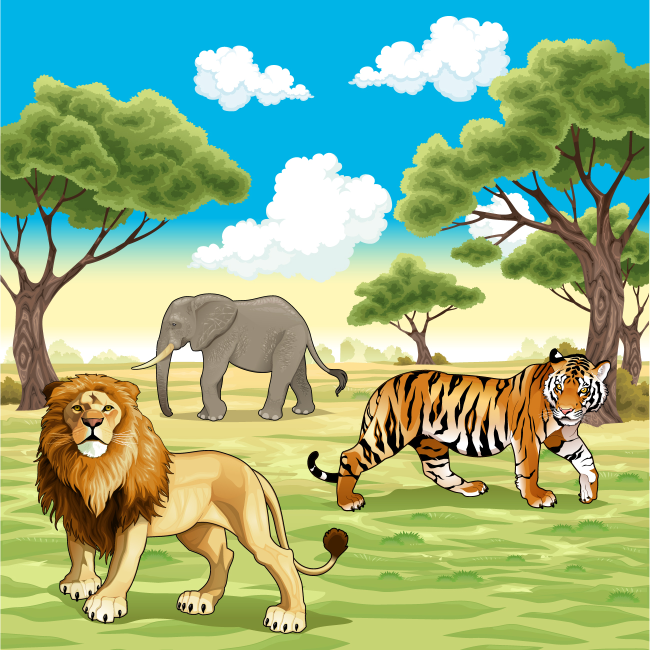
#> input picture Data/animal.jpg, 1300 x 1300 px (shown at 1/2 size)
$ jupyter execute 'ImageProcessingAnd Augmentation.ipynb'
#> lines starting #> are read from the running program, lines starting #| are printed output that depends on the picture
# Image Processing and Augmentation

[cell 1]
import numpy as np
import cv2 as cv

[cell 2]
# Reading image
img = cv.imread("Data/animal.jpg")
#> img is the input picture: shape (1300, 1300, 3); mean B, G, R 134.5, 178.4, 147
# img = cv.imread("Data/animal.jpg", cv.IMREAD_GRAYSCALE)   # to make it greyscale

[cell 3]
type(img)

[cell 4]
img

# Image Show

[cell 5]
cv.imshow("Orignal Image", img)
cv.waitKey(0)       # waitkey is so that loaded image stays on screen
cv.destroyAllWindows()          # we have to close this image or program will not go forward

# Image Resize

[cell 6]
re_img = cv.resize(img,(600,600))

[cell 7]
cv.imshow("Resized Image", re_img)
cv.waitKey(0)       # waitkey is so that loaded image stays on screen
cv.destroyAllWindows()          # we have to close this image or program will not go forward

# Image Color Channel

Red

[cell 8]
red = re_img.copy()

[cell 9]
# we will have to unblock some property of the image only then we can see the 3 below
# the 3rd dimmension below is the color channel

red.shape
#> Out = (600, 600, 3)

[cell 10]
red[:,:,[0,1]]=0

[cell 11]
cv.imshow("Red Image", red)
cv.waitKey(0)
cv.destroyAllWindows()

Green

[cell 12]
green = re_img.copy()
green[:,:,[0,2]]=0

[cell 13]
cv.imshow("Green Image", green)
cv.waitKey(0)
cv.destroyAllWindows()

Blue

[cell 14]
blue = re_img.copy()
blue[:,:,[1,2]]=0

[cell 15]
cv.imshow("Blue Image", blue)
cv.waitKey(0)
cv.destroyAllWindows()

Adding All Colors

[cell 16]
cv.imshow("Addition of all color", blue+green+red)

Image to Greyscale

[cell 17]
gray_img = cv.cvtColor(re_img, cv.COLOR_BGR2GRAY)
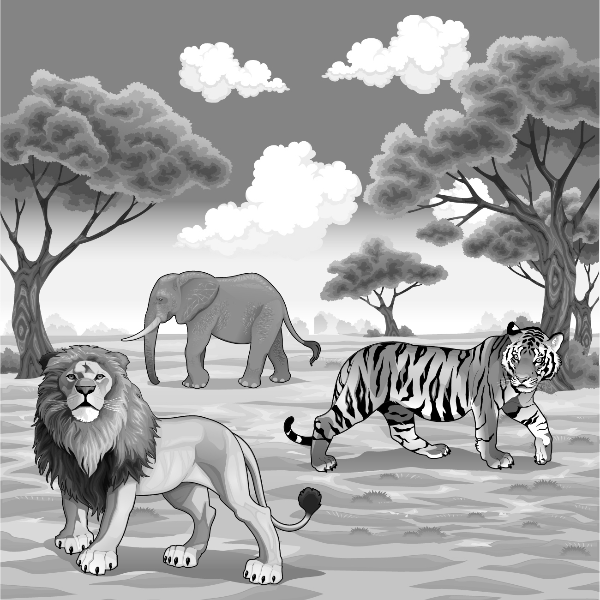
#> gray_img: shape (600, 600); min 0, max 255, mean 164

[cell 18]
cv.imshow("Gray Image", gray_img)
cv.waitKey(0)
cv.destroyAllWindows()

# All Colors Added Togather

[cell 19]
cv.imwrite(r"C:\Users\Soft\Desktop\Py\AI 1195\Augmented Images\R_G_B_Addition.jpg", (blue + green + red))
cv.imshow("Addition of all Color Channel", (blue + green + red))
cv.waitKey(0)
cv.destroyAllWindows()

# Adding Blur to image

[cell 20]
blur_img1 = cv.GaussianBlur(re_img,(3,3),2)
blur_img2 = cv.GaussianBlur(re_img,(5,5),6)

[cell 21]
two_img = np.hstack((blur_img1, blur_img2))
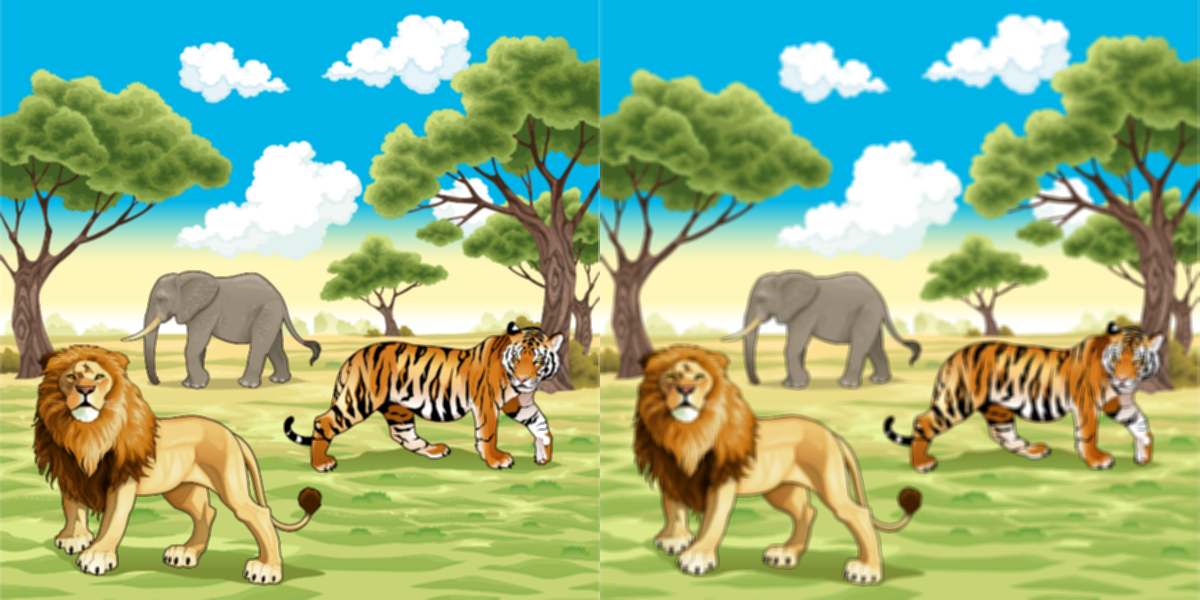
#> two_img: shape (600, 1200, 3); mean B, G, R 134.4, 178.3, 146.9

[cell 22]
cv.imshow("Blur Image",two_img)
cv.waitKey(0)
cv.destroyAllWindows()

# Edge Detection in image
edge detection cannonly be done in grayscale

[cell 23]
edges1 = cv.Canny(gray_img,100,200)
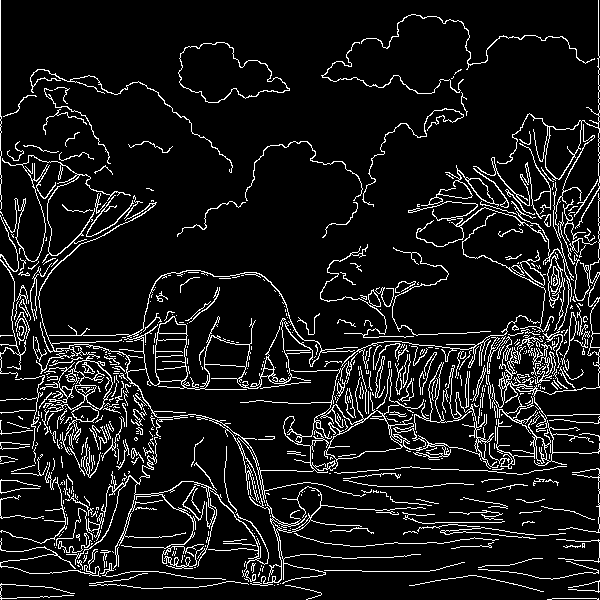
#> edges1: shape (600, 600); 9.3% white in thin lines or dots
edges2 = cv.Canny(gray_img,150,200)
#> edges2: shape (600, 600); 7.4% white in thin lines or dots

[cell 24]
two_edges = np.hstack((edges1, edges2))
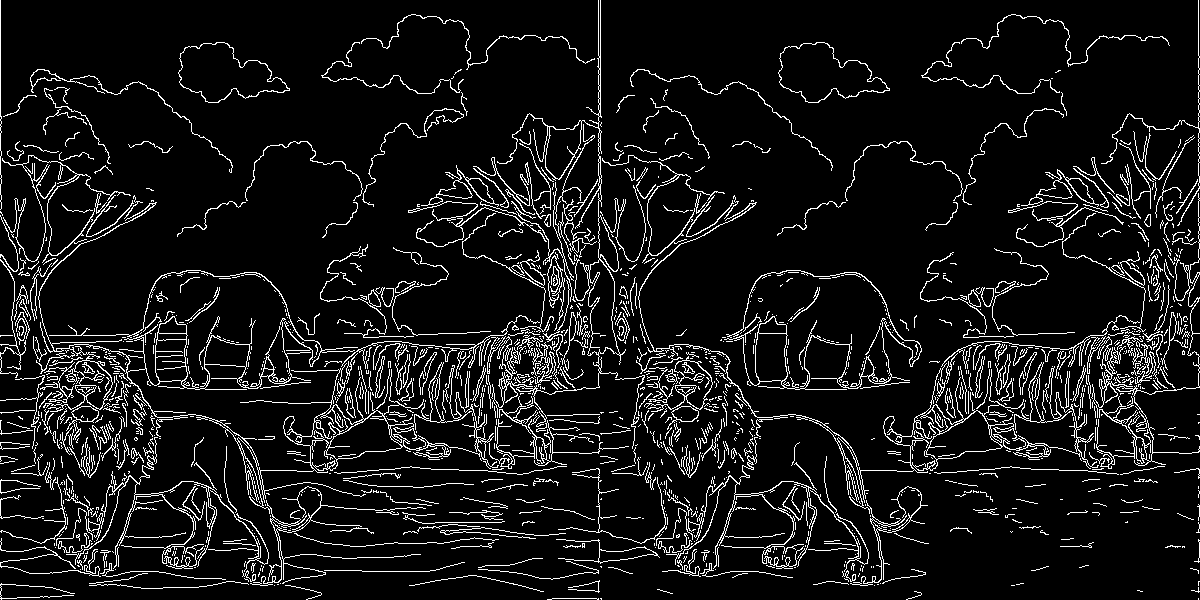
#> two_edges: shape (600, 1200); 8.4% white in thin lines or dots

[cell 25]
cv.imshow("Edge of Image",two_edges)
cv.waitKey(0)
cv.destroyAllWindows()

# Image Rotation

[cell 26]
angle = 45
rows, cols = re_img.shape[:2]
#> rows = 600; cols = 600
center = (cols//2,rows//2)
#> center = (300, 300)

[cell 27]
center
#> Out = (300, 300)

[cell 28]
rotate_mat = cv.getRotationMatrix2D(center, angle, scale=1.0)

[cell 29]
rotate_img = cv.warpAffine(re_img, rotate_mat,(cols,rows))
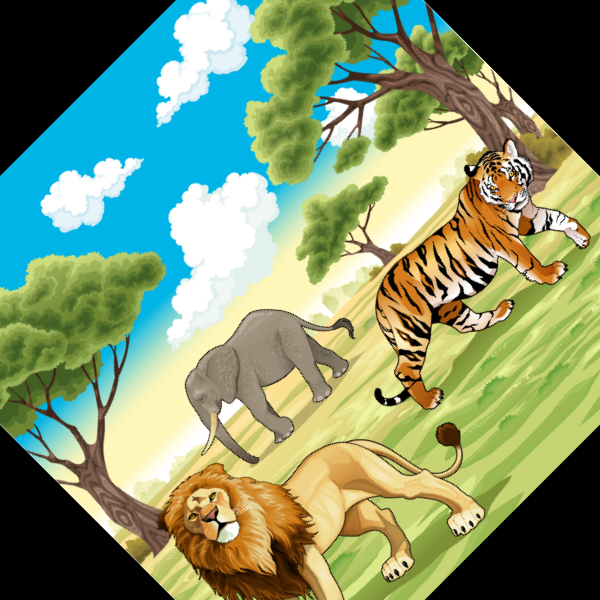
#> rotate_img: shape (600, 600, 3); mean B, G, R 111.6, 147.3, 127.2

[cell 30]
cv.imshow("Rotated Image",rotate_img)
cv.waitKey(0)
cv.destroyAllWindows()

# Flip Image     or    Flipping Image

[cell 31]
flip_vert = cv.flip(re_img,0)
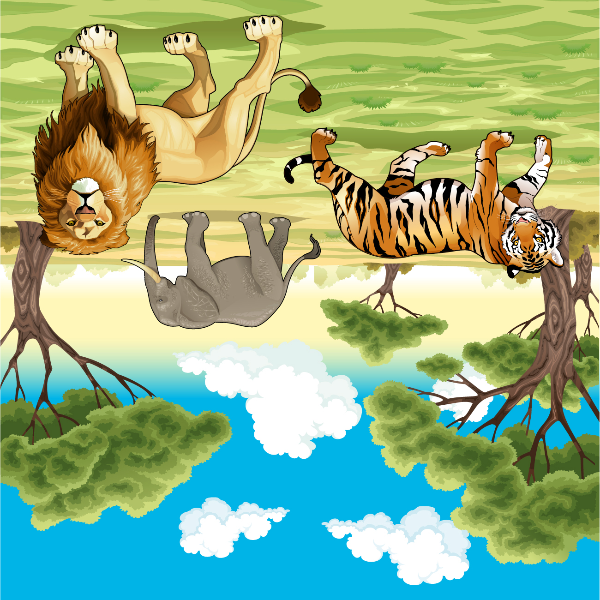
#> flip_vert: shape (600, 600, 3); mean B, G, R 134.4, 178.3, 146.9
flip_hori = cv.flip(re_img,1)
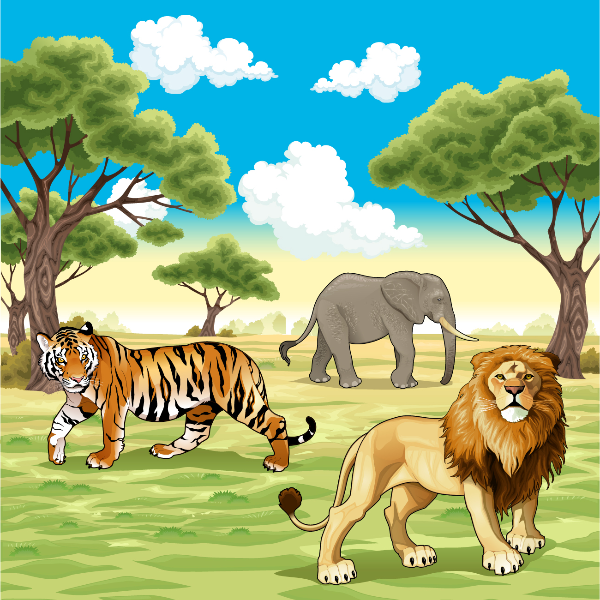
#> flip_hori: shape (600, 600, 3); mean B, G, R 134.4, 178.3, 146.9

[cell 32]
two_flip = np.hstack((flip_vert, flip_hori))
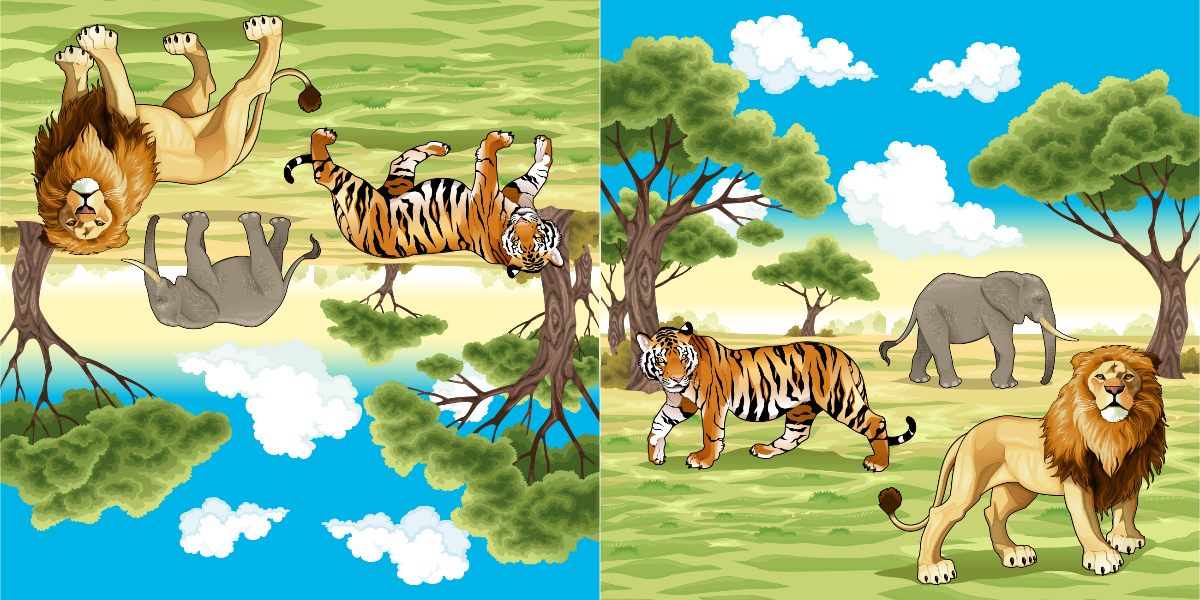
#> two_flip: shape (600, 1200, 3); mean B, G, R 134.4, 178.3, 146.9

[cell 33]
cv.imshow("Flipped Image",two_flip)
cv.waitKey(0)
cv.destroyAllWindows()

# Shearing the Image

[cell 34]
shear_factor = 0.5

[cell 35]
shear_mat = np.float32([[1, shear_factor, 0], [0, 1, 0]])

[cell 36]
shear_mat

[cell 37]
sheared_img = cv.warpAffine(re_img, shear_mat, (cols + int(shear_factor*rows), rows))
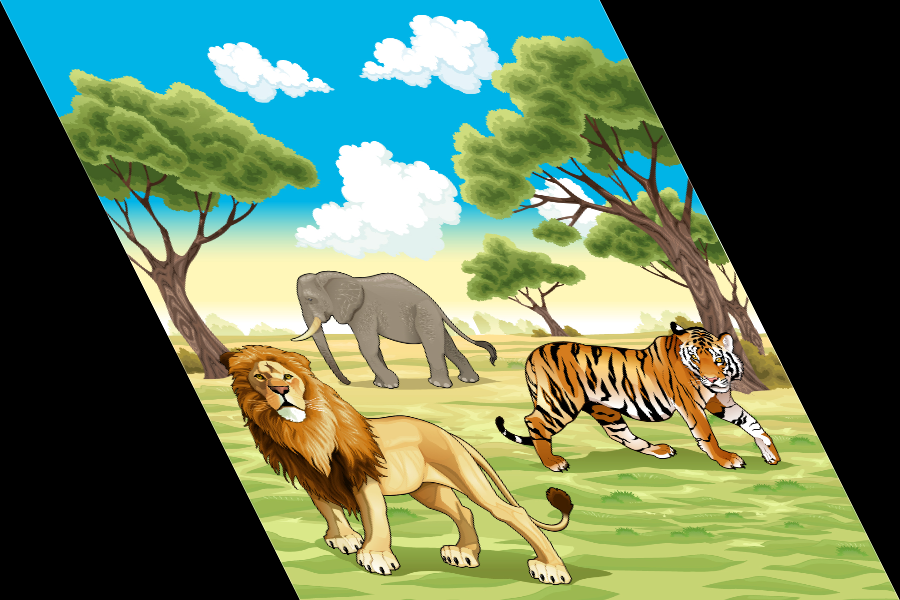
#> sheared_img: shape (600, 900, 3); mean B, G, R 89.7, 118.9, 98
